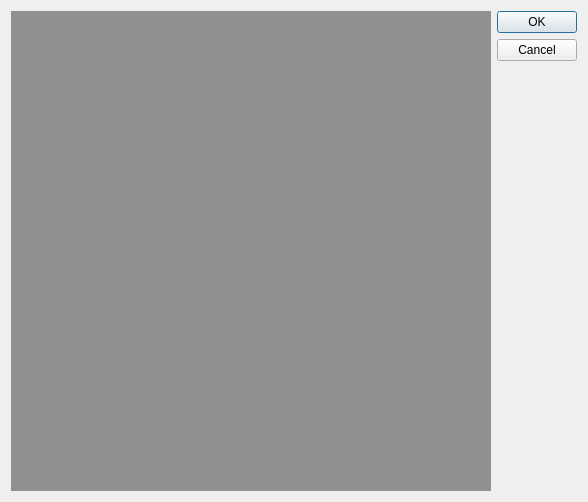
<?xml version="1.0" encoding="UTF-8"?>
<ui version="4.0">
 <class>TriangleInputWindow</class>
 <widget class="QDialog" name="TriangleInputWindow">
  <property name="geometry">
   <rect>
    <x>0</x>
    <y>0</y>
    <width>584</width>
    <height>498</height>
   </rect>
  </property>
  <property name="windowTitle">
   <string>Kérem adja meg a kívánt háromszöget</string>
  </property>
  <layout class="QFormLayout" name="formLayout">
   <item row="0" column="1">
    <widget class="QDialogButtonBox" name="buttonBox">
     <property name="orientation">
      <enum>Qt::Orientation::Vertical</enum>
     </property>
     <property name="standardButtons">
      <set>QDialogButtonBox::StandardButton::Cancel|QDialogButtonBox::StandardButton::Ok</set>
     </property>
    </widget>
   </item>
   <item row="0" column="0">
    <widget class="PointSelector" name="widget" native="true">
     <property name="sizePolicy">
      <sizepolicy hsizetype="Fixed" vsizetype="Fixed">
       <horstretch>0</horstretch>
       <verstretch>0</verstretch>
      </sizepolicy>
     </property>
     <property name="minimumSize">
      <size>
       <width>480</width>
       <height>480</height>
      </size>
     </property>
     <property name="palette">
      <palette>
       <active>
        <colorrole role="WindowText">
         <brush brushstyle="SolidPattern">
          <color alpha="255">
           <red>0</red>
           <green>0</green>
           <blue>0</blue>
          </color>
         </brush>
        </colorrole>
        <colorrole role="Button">
         <brush brushstyle="SolidPattern">
          <color alpha="255">
           <red>144</red>
           <green>144</green>
           <blue>144</blue>
          </color>
         </brush>
        </colorrole>
        <colorrole role="Light">
         <brush brushstyle="SolidPattern">
          <color alpha="255">
           <red>216</red>
           <green>216</green>
           <blue>216</blue>
          </color>
         </brush>
        </colorrole>
        <colorrole role="Midlight">
         <brush brushstyle="SolidPattern">
          <color alpha="255">
           <red>180</red>
           <green>180</green>
           <blue>180</blue>
          </color>
         </brush>
        </colorrole>
        <colorrole role="Dark">
         <brush brushstyle="SolidPattern">
          <color alpha="255">
           <red>72</red>
           <green>72</green>
           <blue>72</blue>
          </color>
         </brush>
        </colorrole>
        <colorrole role="Mid">
         <brush brushstyle="SolidPattern">
          <color alpha="255">
           <red>96</red>
           <green>96</green>
           <blue>96</blue>
          </color>
         </brush>
        </colorrole>
        <colorrole role="Text">
         <brush brushstyle="SolidPattern">
          <color alpha="255">
           <red>0</red>
           <green>0</green>
           <blue>0</blue>
          </color>
         </brush>
        </colorrole>
        <colorrole role="BrightText">
         <brush brushstyle="SolidPattern">
          <color alpha="255">
           <red>255</red>
           <green>255</green>
           <blue>255</blue>
          </color>
         </brush>
        </colorrole>
        <colorrole role="ButtonText">
         <brush brushstyle="SolidPattern">
          <color alpha="255">
           <red>0</red>
           <green>0</green>
           <blue>0</blue>
          </color>
         </brush>
        </colorrole>
        <colorrole role="Base">
         <brush brushstyle="SolidPattern">
          <color alpha="255">
           <red>255</red>
           <green>255</green>
           <blue>255</blue>
          </color>
         </brush>
        </colorrole>
        <colorrole role="Window">
         <brush brushstyle="SolidPattern">
          <color alpha="255">
           <red>144</red>
           <green>144</green>
           <blue>144</blue>
          </color>
         </brush>
        </colorrole>
        <colorrole role="Shadow">
         <brush brushstyle="SolidPattern">
          <color alpha="255">
           <red>0</red>
           <green>0</green>
           <blue>0</blue>
          </color>
         </brush>
        </colorrole>
        <colorrole role="AlternateBase">
         <brush brushstyle="SolidPattern">
          <color alpha="255">
           <red>199</red>
           <green>199</green>
           <blue>199</blue>
          </color>
         </brush>
        </colorrole>
        <colorrole role="ToolTipBase">
         <brush brushstyle="SolidPattern">
          <color alpha="255">
           <red>255</red>
           <green>255</green>
           <blue>220</blue>
          </color>
         </brush>
        </colorrole>
        <colorrole role="ToolTipText">
         <brush brushstyle="SolidPattern">
          <color alpha="255">
           <red>0</red>
           <green>0</green>
           <blue>0</blue>
          </color>
         </brush>
        </colorrole>
        <colorrole role="PlaceholderText">
         <brush brushstyle="SolidPattern">
          <color alpha="127">
           <red>0</red>
           <green>0</green>
           <blue>0</blue>
          </color>
         </brush>
        </colorrole>
        <colorrole role="Accent">
         <brush brushstyle="SolidPattern">
          <color alpha="255">
           <red>255</red>
           <green>255</green>
           <blue>255</blue>
          </color>
         </brush>
        </colorrole>
       </active>
       <inactive>
        <colorrole role="WindowText">
         <brush brushstyle="SolidPattern">
          <color alpha="255">
           <red>0</red>
           <green>0</green>
           <blue>0</blue>
          </color>
         </brush>
        </colorrole>
        <colorrole role="Button">
         <brush brushstyle="SolidPattern">
          <color alpha="255">
           <red>144</red>
           <green>144</green>
           <blue>144</blue>
          </color>
         </brush>
        </colorrole>
        <colorrole role="Light">
         <brush brushstyle="SolidPattern">
          <color alpha="255">
           <red>216</red>
           <green>216</green>
           <blue>216</blue>
          </color>
         </brush>
        </colorrole>
        <colorrole role="Midlight">
         <brush brushstyle="SolidPattern">
          <color alpha="255">
           <red>180</red>
           <green>180</green>
           <blue>180</blue>
          </color>
         </brush>
        </colorrole>
        <colorrole role="Dark">
         <brush brushstyle="SolidPattern">
          <color alpha="255">
           <red>72</red>
           <green>72</green>
           <blue>72</blue>
          </color>
         </brush>
        </colorrole>
        <colorrole role="Mid">
         <brush brushstyle="SolidPattern">
          <color alpha="255">
           <red>96</red>
           <green>96</green>
           <blue>96</blue>
          </color>
         </brush>
        </colorrole>
        <colorrole role="Text">
         <brush brushstyle="SolidPattern">
          <color alpha="255">
           <red>0</red>
           <green>0</green>
           <blue>0</blue>
          </color>
         </brush>
        </colorrole>
        <colorrole role="BrightText">
         <brush brushstyle="SolidPattern">
          <color alpha="255">
           <red>255</red>
           <green>255</green>
           <blue>255</blue>
          </color>
         </brush>
        </colorrole>
        <colorrole role="ButtonText">
         <brush brushstyle="SolidPattern">
          <color alpha="255">
           <red>0</red>
           <green>0</green>
           <blue>0</blue>
          </color>
         </brush>
        </colorrole>
        <colorrole role="Base">
         <brush brushstyle="SolidPattern">
          <color alpha="255">
           <red>255</red>
           <green>255</green>
           <blue>255</blue>
          </color>
         </brush>
        </colorrole>
        <colorrole role="Window">
         <brush brushstyle="SolidPattern">
          <color alpha="255">
           <red>144</red>
           <green>144</green>
           <blue>144</blue>
          </color>
         </brush>
        </colorrole>
        <colorrole role="Shadow">
         <brush brushstyle="SolidPattern">
          <color alpha="255">
           <red>0</red>
           <green>0</green>
           <blue>0</blue>
          </color>
         </brush>
        </colorrole>
        <colorrole role="AlternateBase">
         <brush brushstyle="SolidPattern">
          <color alpha="255">
           <red>199</red>
           <green>199</green>
           <blue>199</blue>
          </color>
         </brush>
        </colorrole>
        <colorrole role="ToolTipBase">
         <brush brushstyle="SolidPattern">
          <color alpha="255">
           <red>255</red>
           <green>255</green>
           <blue>220</blue>
          </color>
         </brush>
        </colorrole>
        <colorrole role="ToolTipText">
         <brush brushstyle="SolidPattern">
          <color alpha="255">
           <red>0</red>
           <green>0</green>
           <blue>0</blue>
          </color>
         </brush>
        </colorrole>
        <colorrole role="PlaceholderText">
         <brush brushstyle="SolidPattern">
          <color alpha="127">
           <red>0</red>
           <green>0</green>
           <blue>0</blue>
          </color>
         </brush>
        </colorrole>
        <colorrole role="Accent">
         <brush brushstyle="SolidPattern">
          <color alpha="255">
           <red>255</red>
           <green>255</green>
           <blue>255</blue>
          </color>
         </brush>
        </colorrole>
       </inactive>
       <disabled>
        <colorrole role="WindowText">
         <brush brushstyle="SolidPattern">
          <color alpha="255">
           <red>72</red>
           <green>72</green>
           <blue>72</blue>
          </color>
         </brush>
        </colorrole>
        <colorrole role="Button">
         <brush brushstyle="SolidPattern">
          <color alpha="255">
           <red>144</red>
           <green>144</green>
           <blue>144</blue>
          </color>
         </brush>
        </colorrole>
        <colorrole role="Light">
         <brush brushstyle="SolidPattern">
          <color alpha="255">
           <red>216</red>
           <green>216</green>
           <blue>216</blue>
          </color>
         </brush>
        </colorrole>
        <colorrole role="Midlight">
         <brush brushstyle="SolidPattern">
          <color alpha="255">
           <red>180</red>
           <green>180</green>
           <blue>180</blue>
          </color>
         </brush>
        </colorrole>
        <colorrole role="Dark">
         <brush brushstyle="SolidPattern">
          <color alpha="255">
           <red>72</red>
           <green>72</green>
           <blue>72</blue>
          </color>
         </brush>
        </colorrole>
        <colorrole role="Mid">
         <brush brushstyle="SolidPattern">
          <color alpha="255">
           <red>96</red>
           <green>96</green>
           <blue>96</blue>
          </color>
         </brush>
        </colorrole>
        <colorrole role="Text">
         <brush brushstyle="SolidPattern">
          <color alpha="255">
           <red>72</red>
           <green>72</green>
           <blue>72</blue>
          </color>
         </brush>
        </colorrole>
        <colorrole role="BrightText">
         <brush brushstyle="SolidPattern">
          <color alpha="255">
           <red>255</red>
           <green>255</green>
           <blue>255</blue>
          </color>
         </brush>
        </colorrole>
        <colorrole role="ButtonText">
         <brush brushstyle="SolidPattern">
          <color alpha="255">
           <red>72</red>
           <green>72</green>
           <blue>72</blue>
          </color>
         </brush>
        </colorrole>
        <colorrole role="Base">
         <brush brushstyle="SolidPattern">
          <color alpha="255">
           <red>144</red>
           <green>144</green>
           <blue>144</blue>
          </color>
         </brush>
        </colorrole>
        <colorrole role="Window">
         <brush brushstyle="SolidPattern">
          <color alpha="255">
           <red>144</red>
           <green>144</green>
           <blue>144</blue>
          </color>
         </brush>
        </colorrole>
        <colorrole role="Shadow">
         <brush brushstyle="SolidPattern">
          <color alpha="255">
           <red>0</red>
           <green>0</green>
           <blue>0</blue>
          </color>
         </brush>
        </colorrole>
        <colorrole role="AlternateBase">
         <brush brushstyle="SolidPattern">
          <color alpha="255">
           <red>144</red>
           <green>144</green>
           <blue>144</blue>
          </color>
         </brush>
        </colorrole>
        <colorrole role="ToolTipBase">
         <brush brushstyle="SolidPattern">
          <color alpha="255">
           <red>255</red>
           <green>255</green>
           <blue>220</blue>
          </color>
         </brush>
        </colorrole>
        <colorrole role="ToolTipText">
         <brush brushstyle="SolidPattern">
          <color alpha="255">
           <red>0</red>
           <green>0</green>
           <blue>0</blue>
          </color>
         </brush>
        </colorrole>
        <colorrole role="PlaceholderText">
         <brush brushstyle="SolidPattern">
          <color alpha="127">
           <red>72</red>
           <green>72</green>
           <blue>72</blue>
          </color>
         </brush>
        </colorrole>
        <colorrole role="Accent">
         <brush brushstyle="SolidPattern">
          <color alpha="255">
           <red>187</red>
           <green>187</green>
           <blue>187</blue>
          </color>
         </brush>
        </colorrole>
       </disabled>
      </palette>
     </property>
     <property name="mouseTracking">
      <bool>true</bool>
     </property>
     <property name="autoFillBackground">
      <bool>true</bool>
     </property>
    </widget>
   </item>
  </layout>
 </widget>
 <customwidgets>
  <customwidget>
   <class>PointSelector</class>
   <extends>QWidget</extends>
   <header>pointselector.h</header>
   <container>1</container>
  </customwidget>
 </customwidgets>
 <resources/>
 <connections>
  <connection>
   <sender>buttonBox</sender>
   <signal>accepted()</signal>
   <receiver>TriangleInputWindow</receiver>
   <slot>accept()</slot>
   <hints>
    <hint type="sourcelabel">
     <x>248</x>
     <y>254</y>
    </hint>
    <hint type="destinationlabel">
     <x>157</x>
     <y>274</y>
    </hint>
   </hints>
  </connection>
  <connection>
   <sender>buttonBox</sender>
   <signal>rejected()</signal>
   <receiver>TriangleInputWindow</receiver>
   <slot>reject()</slot>
   <hints>
    <hint type="sourcelabel">
     <x>316</x>
     <y>260</y>
    </hint>
    <hint type="destinationlabel">
     <x>286</x>
     <y>274</y>
    </hint>
   </hints>
  </connection>
 </connections>
</ui>
